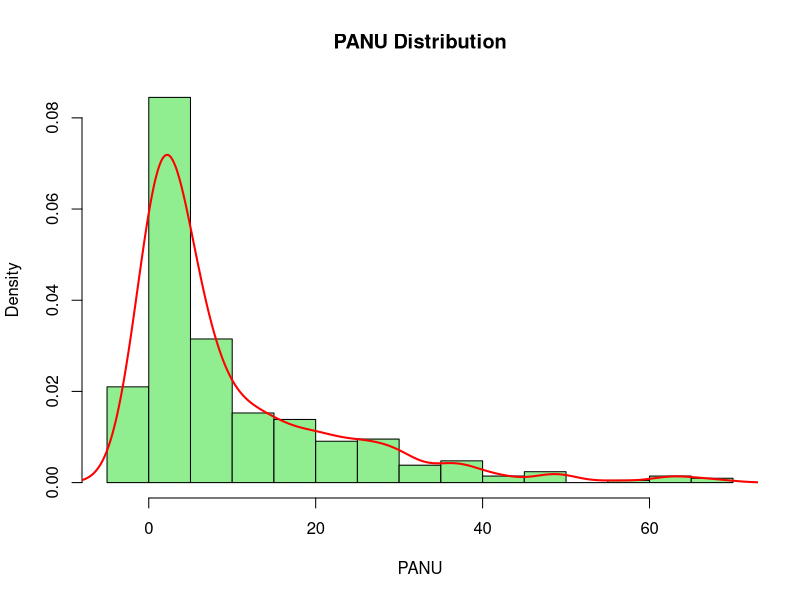
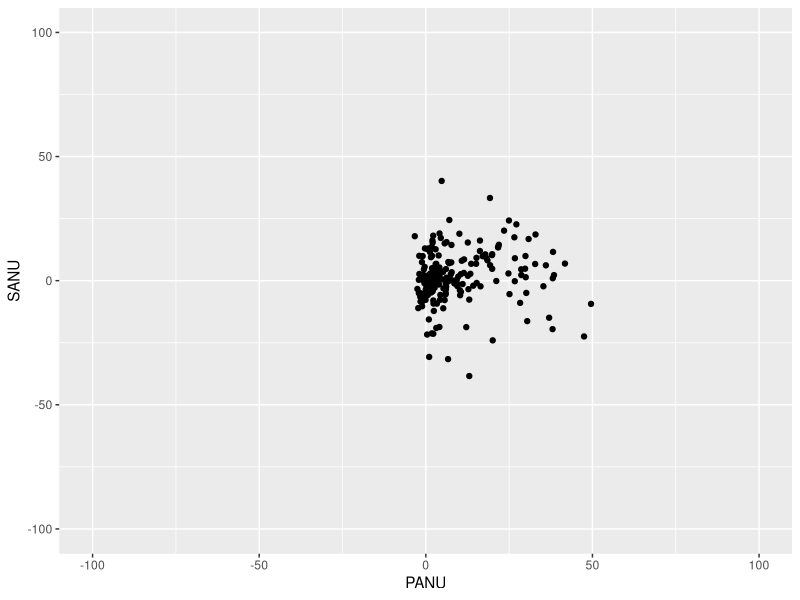
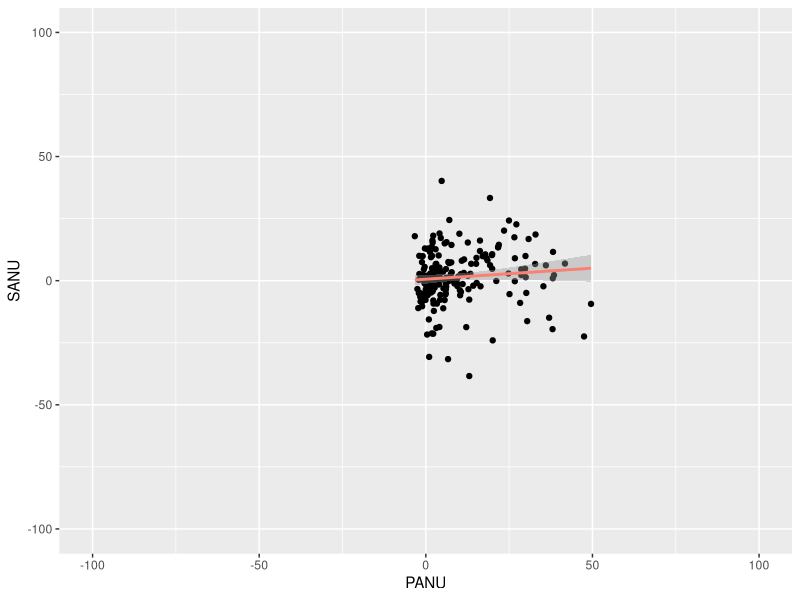

R code for these plots, in order:
## ---- chunk 1
nonuse <- read.csv("data/NonUse.csv", sep=",", header=TRUE)
head(nonuse)
summary(nonuse)
## ---- chunk 2
hist(nonuse$PANU, 
     main = "PANU Distribution", 
     xlab = "PANU", 
     col = "lightgreen", 
     border = "black", 
     breaks = 20,       # number of bins
     probability = TRUE) # scales y-axis as density

# Add density curve
lines(density(nonuse$PANU, na.rm = TRUE), 
      col = "red", lwd = 2)
## ---- chunk 3
cor.test(nonuse$PANU, nonuse$SANU, method = "spearman")
## ---- chunk 4
cor.test(nonuse$PANU, nonuse$SANU, method = "pearson")

# --- 1. Nettoyage des données ---
nonuse_clean <- na.omit(nonuse)

# --- 2. Vérification normalité ---
shapiro.test(nonuse_clean$PANU)
shapiro.test(nonuse_clean$EENU)
shapiro.test(nonuse_clean$SANU)

# --- 3. Matrice de corrélation ---
# (choisis "pearson" si normalité, sinon "spearman")
cor_matrix <- cor(nonuse_clean, method = "spearman")
print(cor_matrix)

# --- 4. Tests de corrélation individuels ---
cor.test(nonuse_clean$PANU, nonuse_clean$SANU, method = "spearman")
cor.test(nonuse_clean$PANU, nonuse_clean$EENU, method = "spearman")
cor.test(nonuse_clean$SANU, nonuse_clean$EENU, method = "spearman")
## ---- chunk 5
library(ggplot2)
ggplot(nonuse, aes(x=PANU, y=SANU)) +
  geom_point() +
  xlim(-100, 100) +
  ylim(-100, 100)
  labs(title="PANU vs SANU", x="PANU", y="SANU") +
  theme_minimal()
## ---- chunk 6
library(ggplot2)
ggplot(nonuse, aes(x=PANU, y=SANU)) +
  geom_point() +
  geom_smooth(method='lm', formula= y~x, color='salmon', se=T) +
  xlim(-100, 100) +
  ylim(-100, 100)
  labs(title="PANU vs SANU", x="PANU", y="SANU") +
  theme_minimal()
## ---- chunk 7
lm_sanu <- lm(SANU ~ PANU, data=nonuse)
summary(lm_sanu)
coef(lm_sanu)
slope <- coef(lm_sanu)[1]
intercept <- coef(lm_sanu)[2]
cat("Regression equation : SANU =", slope, "*PANU +", intercept, "\n")
## ---- chunk 8
lm_panu <- lm(PANU ~ SANU, data=nonuse)
summary(lm_panu)
coef(lm_panu)
slope <- coef(lm_panu)[1]
intercept <- coef(lm_panu)[2]
cat("Regression equation : PANU =", slope, "*SANU +", intercept, "\n")
